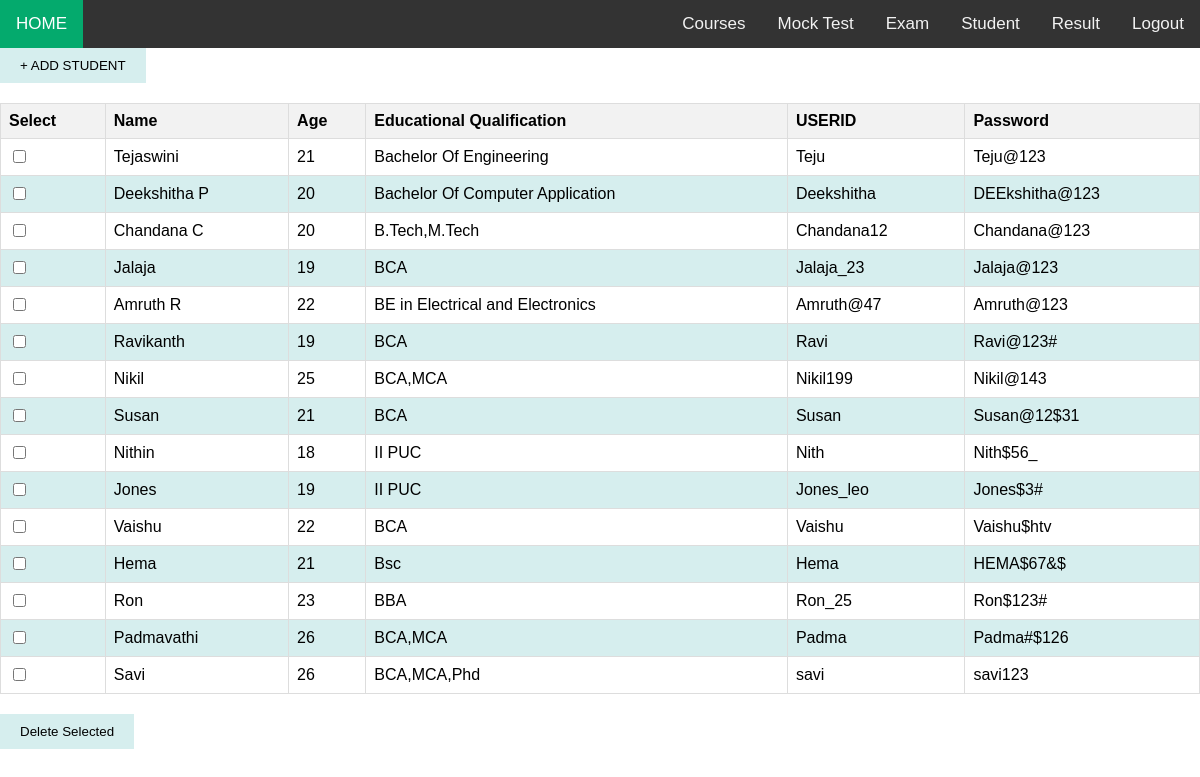
/student.php, run on the app's committed database.
### tables this page shows
CREATE TABLE `students` (
  `id` int(11) NOT NULL,
  `name` varchar(100) NOT NULL,
  `age` int(11) NOT NULL,
  `educational_qualification` varchar(100) NOT NULL,
  `userid` varchar(50) NOT NULL,
  `password` varchar(255) NOT NULL
);

### student.php (the view, shortened to what this page needs)
<?php
require_once 'config.php';
$sql = "SELECT * FROM students";
$result = $conn->query($sql);
?>
<!DOCTYPE html>
<html lang="en">
<head>
</head>
<body>
<div class="topnav">
  <a class="active" href="admin_home.php">HOME</a>
  <div class="topnav-right">
    <a href="courses.php">Courses</a>
    <a href="mock_test.php">Mock Test</a>
    <a href="exam.php">Exam</a>
    <a href="student.php">Student</a>
    <a href="result.php">Result</a>
    <a href="logout.php">Logout</a>
  </div>
</div>
<div class="add-btn">
    <button onclick="window.location.href='add_student.php'" style="background-color: #D6EEEE; color: black;">+ ADD STUDENT</button>
</div>
<form action="delete_student.php" method="post">
    <table>
        <thead>
            <tr>
                <th>Select</th>
                <th>Name</th>
                <th>Age</th>
                <th>Educational Qualification</th>
                <th>USERID</th>
                <th>Password</th>
            </tr>
        </thead>
        <tbody>
            <?php
            if ($result->num_rows > 0) {
                while ($row = $result->fetch_assoc()) {
                    echo "<tr>";
                    echo "<td><input type='checkbox' name='selected_students[]' value='" . $row['id'] . "'></td>";
                    echo "<td>" . htmlspecialchars($row['name']) . "</td>";
                    echo "<td>" . htmlspecialchars($row['age']) . "</td>";
                    echo "<td>" . htmlspecialchars($row['educational_qualification']) . "</td>";
                    echo "<td>" . htmlspecialchars($row['userid']) . "</td>";
                    echo "<td>" . htmlspecialchars($row['password']) . "</td>";
                    echo "</tr>";
                }
            } else {
                echo "<tr><td colspan='6'>No students found.</td></tr>";
            }
            ?>
        </tbody>
    </table>
    <button type="submit" name="delete" class="delete-btn" style="background-color: #D6EEEE; color: black;">Delete Selected</button>
</form>
</body>
</html>

### student.php (style rules this page uses)
table { width: 100%; border-collapse: collapse; margin-bottom: 20px; }
th, td { border: 1px solid #ddd; padding: 8px; text-align: left; }
th { background-color: #f2f2f2; }
tr:nth-child(even) { background-color: #D6EEEE; }
.add-btn, .delete-btn { margin-bottom: 20px; }
button { padding: 10px 20px; background-color: #4CAF50; color: white; border: none; cursor: pointer; }
.topnav { overflow: hidden; background-color: #333; }
.topnav a { float: left; color: #f2f2f2; text-align: center; padding: 14px 16px; text-decoration: none; font-size: 17px; }
.topnav a.active { background-color: #04AA6D; color: white; }
.topnav-right { float: right; }
* { box-sizing: border-box }
body { font-family: Verdana, sans-serif; margin:0 }

### data on the page
students: name "Tejaswini", age "21", educational_qualification "Bachelor Of Engineering", userid "Teju", password "Teju@123"
students: name "Deekshitha P", age "20", educational_qualification "Bachelor Of Computer Application", userid "Deekshitha", password "DEEkshitha@123"
students: name "Chandana C", age "20", educational_qualification "B.Tech,M.Tech", userid "Chandana12", password "Chandana@123"
students: name "Jalaja", age "19", educational_qualification "BCA", userid "Jalaja_23", password "Jalaja@123"
students: name "Amruth R", age "22", educational_qualification "BE in Electrical and Electronics", userid "Amruth@47", password "Amruth@123"
students: name "Ravikanth", age "19", educational_qualification "BCA", userid "Ravi", password "Ravi@123#"
students: name "Nikil", age "25", educational_qualification "BCA,MCA", userid "Nikil199", password "Nikil@143"
students: name "Susan", age "21", educational_qualification "BCA", userid "Susan", password "Susan@12$31"
students: name "Nithin", age "18", educational_qualification "II PUC", userid "Nith", password "Nith$56_"
students: name "Jones", age "19", educational_qualification "II PUC", userid "Jones_leo", password "Jones$3#"
students: name "Vaishu", age "22", educational_qualification "BCA", userid "Vaishu", password "Vaishu$htv"
students: name "Hema", age "21", educational_qualification "Bsc", userid "Hema", password "HEMA$67&$"
students: name "Ron", age "23", educational_qualification "BBA", userid "Ron_25", password "Ron$123#"
students: name "Padmavathi", age "26", educational_qualification "BCA,MCA", userid "Padma", password "Padma#$126"
students: name "Savi", age "26", educational_qualification "BCA,MCA,Phd", userid "savi", password "savi123"
